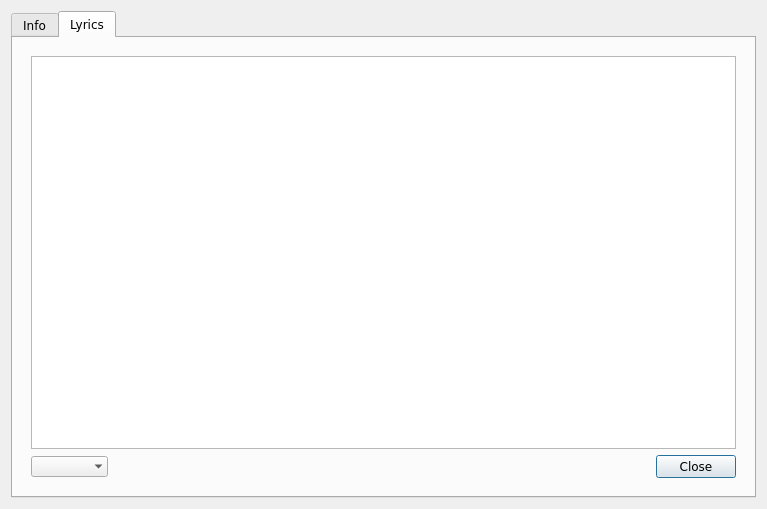
<?xml version="1.0" encoding="UTF-8"?>
<ui version="4.0">
 <class>InfoDialog</class>
 <widget class="QDialog" name="InfoDialog">
  <property name="geometry">
   <rect>
    <x>0</x>
    <y>0</y>
    <width>767</width>
    <height>509</height>
   </rect>
  </property>
  <property name="windowTitle">
   <string>Info / Edit</string>
  </property>
  <layout class="QGridLayout" name="gridLayout">
   <item row="1" column="1">
    <widget class="QTabWidget" name="tab_widget">
     <property name="minimumSize">
      <size>
       <width>0</width>
       <height>300</height>
      </size>
     </property>
     <property name="font">
      <font>
       <family>DejaVu Sans</family>
       <kerning>true</kerning>
      </font>
     </property>
     <property name="focusPolicy">
      <enum>Qt::NoFocus</enum>
     </property>
     <property name="tabPosition">
      <enum>QTabWidget::North</enum>
     </property>
     <property name="tabShape">
      <enum>QTabWidget::Rounded</enum>
     </property>
     <property name="currentIndex">
      <number>1</number>
     </property>
     <property name="elideMode">
      <enum>Qt::ElideNone</enum>
     </property>
     <property name="usesScrollButtons">
      <bool>false</bool>
     </property>
     <property name="documentMode">
      <bool>false</bool>
     </property>
     <property name="tabsClosable">
      <bool>false</bool>
     </property>
     <widget class="QWidget" name="tab_1">
      <attribute name="title">
       <string>Info</string>
      </attribute>
      <layout class="QGridLayout" name="gridLayout_2">
       <property name="horizontalSpacing">
        <number>20</number>
       </property>
       <item row="5" column="1">
        <widget class="QWidget" name="ui_info_widget" native="true">
         <layout class="QGridLayout" name="gridLayout_5">
          <item row="6" column="1">
           <spacer name="horizontalSpacer_2">
            <property name="font">
             <font>
              <family>DejaVu Sans</family>
             </font>
            </property>
            <property name="orientation">
             <enum>Qt::Horizontal</enum>
            </property>
            <property name="sizeHint" stdset="0">
             <size>
              <width>40</width>
              <height>34</height>
             </size>
            </property>
           </spacer>
          </item>
          <item row="6" column="2">
           <widget class="QPushButton" name="btn_close1">
            <property name="font">
             <font>
              <family>DejaVu Sans</family>
             </font>
            </property>
            <property name="focusPolicy">
             <enum>Qt::NoFocus</enum>
            </property>
            <property name="text">
             <string>Close</string>
            </property>
           </widget>
          </item>
          <item row="6" column="0">
           <spacer name="horizontalSpacer_3">
            <property name="orientation">
             <enum>Qt::Horizontal</enum>
            </property>
            <property name="sizeHint" stdset="0">
             <size>
              <width>40</width>
              <height>20</height>
             </size>
            </property>
           </spacer>
          </item>
          <item row="5" column="1">
           <widget class="QLabel" name="lab_paths">
            <property name="sizePolicy">
             <sizepolicy hsizetype="MinimumExpanding" vsizetype="MinimumExpanding">
              <horstretch>0</horstretch>
              <verstretch>0</verstretch>
             </sizepolicy>
            </property>
            <property name="font">
             <font>
              <family>DejaVu Sans</family>
             </font>
            </property>
            <property name="text">
             <string>Paths</string>
            </property>
            <property name="wordWrap">
             <bool>true</bool>
            </property>
           </widget>
          </item>
          <item row="3" column="1">
           <spacer name="verticalSpacer_3">
            <property name="orientation">
             <enum>Qt::Vertical</enum>
            </property>
            <property name="sizeType">
             <enum>QSizePolicy::Maximum</enum>
            </property>
            <property name="sizeHint" stdset="0">
             <size>
              <width>20</width>
              <height>10</height>
             </size>
            </property>
           </spacer>
          </item>
          <item row="2" column="1">
           <widget class="QLabel" name="lab_subheader">
            <property name="sizePolicy">
             <sizepolicy hsizetype="MinimumExpanding" vsizetype="Maximum">
              <horstretch>0</horstretch>
              <verstretch>0</verstretch>
             </sizepolicy>
            </property>
            <property name="text">
             <string>Sublable</string>
            </property>
           </widget>
          </item>
          <item row="1" column="1">
           <widget class="QLabel" name="lab_heading">
            <property name="sizePolicy">
             <sizepolicy hsizetype="MinimumExpanding" vsizetype="Maximum">
              <horstretch>0</horstretch>
              <verstretch>0</verstretch>
             </sizepolicy>
            </property>
            <property name="font">
             <font>
              <family>DejaVu Sans</family>
              <pointsize>12</pointsize>
              <weight>75</weight>
              <bold>true</bold>
             </font>
            </property>
            <property name="text">
             <string>Title</string>
            </property>
            <property name="wordWrap">
             <bool>true</bool>
            </property>
           </widget>
          </item>
          <item row="4" column="1">
           <widget class="QLabel" name="lab_info">
            <property name="sizePolicy">
             <sizepolicy hsizetype="MinimumExpanding" vsizetype="MinimumExpanding">
              <horstretch>0</horstretch>
              <verstretch>0</verstretch>
             </sizepolicy>
            </property>
            <property name="font">
             <font>
              <family>DejaVu Sans</family>
             </font>
            </property>
            <property name="text">
             <string>Info</string>
            </property>
            <property name="wordWrap">
             <bool>true</bool>
            </property>
           </widget>
          </item>
          <item row="0" column="1">
           <spacer name="verticalSpacer_4">
            <property name="orientation">
             <enum>Qt::Vertical</enum>
            </property>
            <property name="sizeType">
             <enum>QSizePolicy::Maximum</enum>
            </property>
            <property name="sizeHint" stdset="0">
             <size>
              <width>20</width>
              <height>10</height>
             </size>
            </property>
           </spacer>
          </item>
          <item row="0" column="0" rowspan="6">
           <layout class="QVBoxLayout" name="verticalLayout">
            <property name="sizeConstraint">
             <enum>QLayout::SetDefaultConstraint</enum>
            </property>
            <item>
             <spacer name="verticalSpacer">
              <property name="orientation">
               <enum>Qt::Vertical</enum>
              </property>
              <property name="sizeHint" stdset="0">
               <size>
                <width>20</width>
                <height>40</height>
               </size>
              </property>
             </spacer>
            </item>
            <item>
             <widget class="QPushButton" name="btn_image">
              <property name="minimumSize">
               <size>
                <width>300</width>
                <height>300</height>
               </size>
              </property>
              <property name="maximumSize">
               <size>
                <width>300</width>
                <height>300</height>
               </size>
              </property>
              <property name="font">
               <font>
                <family>DejaVu Sans</family>
               </font>
              </property>
              <property name="focusPolicy">
               <enum>Qt::NoFocus</enum>
              </property>
              <property name="text">
               <string/>
              </property>
              <property name="iconSize">
               <size>
                <width>220</width>
                <height>220</height>
               </size>
              </property>
              <property name="flat">
               <bool>true</bool>
              </property>
             </widget>
            </item>
            <item>
             <spacer name="verticalSpacer_2">
              <property name="orientation">
               <enum>Qt::Vertical</enum>
              </property>
              <property name="sizeHint" stdset="0">
               <size>
                <width>20</width>
                <height>40</height>
               </size>
              </property>
             </spacer>
            </item>
           </layout>
          </item>
         </layout>
        </widget>
       </item>
      </layout>
     </widget>
     <widget class="QWidget" name="tab_2">
      <attribute name="title">
       <string>Lyrics</string>
      </attribute>
      <layout class="QGridLayout" name="gridLayout_3">
       <item row="0" column="0">
        <widget class="QWidget" name="ui_lyric_widget" native="true">
         <property name="sizePolicy">
          <sizepolicy hsizetype="MinimumExpanding" vsizetype="MinimumExpanding">
           <horstretch>0</horstretch>
           <verstretch>0</verstretch>
          </sizepolicy>
         </property>
         <layout class="QGridLayout" name="gridLayout_6">
          <item row="1" column="1">
           <spacer name="horizontalSpacer">
            <property name="font">
             <font>
              <family>DejaVu Sans</family>
             </font>
            </property>
            <property name="orientation">
             <enum>Qt::Horizontal</enum>
            </property>
            <property name="sizeHint" stdset="0">
             <size>
              <width>40</width>
              <height>20</height>
             </size>
            </property>
           </spacer>
          </item>
          <item row="1" column="0">
           <widget class="QComboBox" name="combo_servers">
            <property name="sizePolicy">
             <sizepolicy hsizetype="Preferred" vsizetype="Maximum">
              <horstretch>0</horstretch>
              <verstretch>0</verstretch>
             </sizepolicy>
            </property>
            <property name="font">
             <font>
              <family>DejaVu Sans</family>
             </font>
            </property>
            <property name="currentIndex">
             <number>-1</number>
            </property>
            <property name="sizeAdjustPolicy">
             <enum>QComboBox::AdjustToContents</enum>
            </property>
            <property name="minimumContentsLength">
             <number>0</number>
            </property>
            <property name="frame">
             <bool>false</bool>
            </property>
           </widget>
          </item>
          <item row="1" column="2">
           <widget class="QPushButton" name="btn_close">
            <property name="font">
             <font>
              <family>DejaVu Sans</family>
             </font>
            </property>
            <property name="text">
             <string>Close</string>
            </property>
           </widget>
          </item>
          <item row="0" column="0" colspan="3">
           <widget class="QTextEdit" name="te_lyrics">
            <property name="sizePolicy">
             <sizepolicy hsizetype="Preferred" vsizetype="MinimumExpanding">
              <horstretch>0</horstretch>
              <verstretch>0</verstretch>
             </sizepolicy>
            </property>
            <property name="minimumSize">
             <size>
              <width>0</width>
              <height>0</height>
             </size>
            </property>
            <property name="sizeIncrement">
             <size>
              <width>0</width>
              <height>0</height>
             </size>
            </property>
            <property name="font">
             <font>
              <family>DejaVu Sans</family>
             </font>
            </property>
            <property name="horizontalScrollBarPolicy">
             <enum>Qt::ScrollBarAlwaysOff</enum>
            </property>
           </widget>
          </item>
         </layout>
        </widget>
       </item>
      </layout>
     </widget>
    </widget>
   </item>
  </layout>
 </widget>
 <resources/>
 <connections>
  <connection>
   <sender>btn_close</sender>
   <signal>clicked()</signal>
   <receiver>InfoDialog</receiver>
   <slot>close()</slot>
   <hints>
    <hint type="sourcelabel">
     <x>90</x>
     <y>57</y>
    </hint>
    <hint type="destinationlabel">
     <x>327</x>
     <y>196</y>
    </hint>
   </hints>
  </connection>
  <connection>
   <sender>btn_close1</sender>
   <signal>clicked()</signal>
   <receiver>InfoDialog</receiver>
   <slot>close()</slot>
   <hints>
    <hint type="sourcelabel">
     <x>592</x>
     <y>360</y>
    </hint>
    <hint type="destinationlabel">
     <x>327</x>
     <y>196</y>
    </hint>
   </hints>
  </connection>
  <connection>
   <sender>btn_close</sender>
   <signal>clicked()</signal>
   <receiver>InfoDialog</receiver>
   <slot>hide()</slot>
   <hints>
    <hint type="sourcelabel">
     <x>90</x>
     <y>57</y>
    </hint>
    <hint type="destinationlabel">
     <x>327</x>
     <y>196</y>
    </hint>
   </hints>
  </connection>
  <connection>
   <sender>btn_close1</sender>
   <signal>clicked()</signal>
   <receiver>InfoDialog</receiver>
   <slot>hide()</slot>
   <hints>
    <hint type="sourcelabel">
     <x>592</x>
     <y>360</y>
    </hint>
    <hint type="destinationlabel">
     <x>327</x>
     <y>196</y>
    </hint>
   </hints>
  </connection>
 </connections>
</ui>
